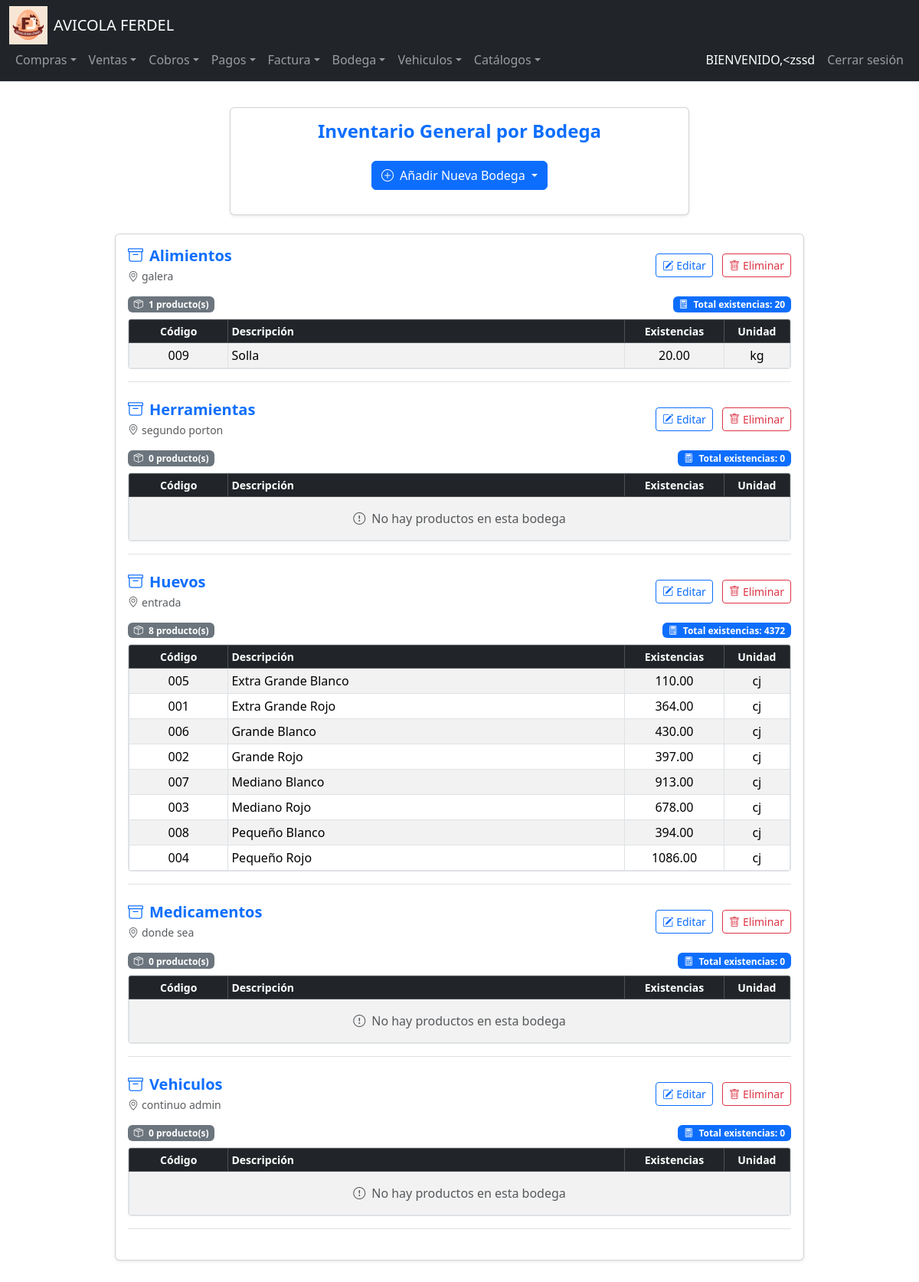
The app's page /bodega (signed in), older data.
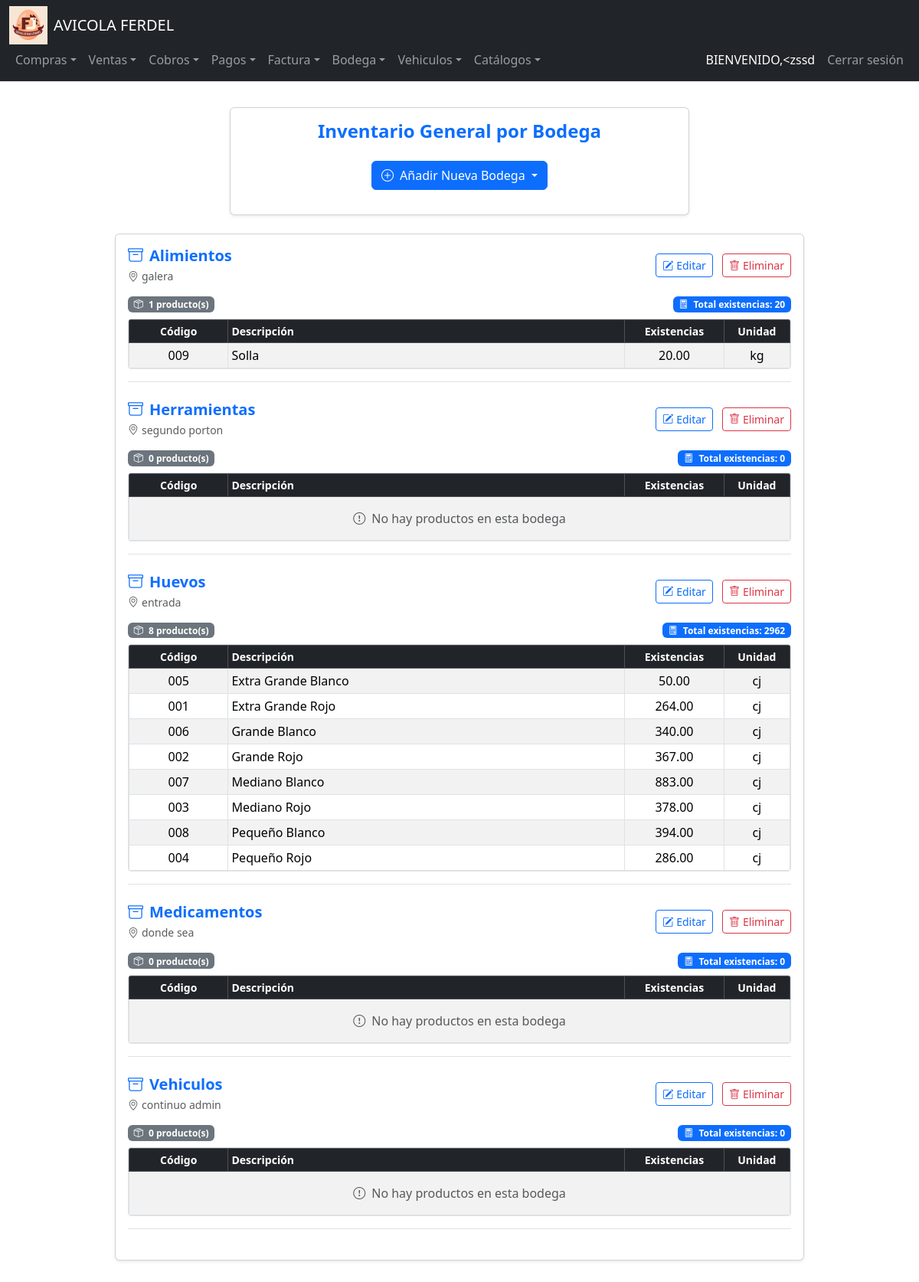
The same page, newer data.
### tables this page shows
CREATE TABLE Usuarios (
    ID_Usuario INTEGER PRIMARY KEY AUTOINCREMENT,
    NombreUsuario TEXT UNIQUE NOT NULL,
    ContrasenaHash TEXT NOT NULL,
    Rol_ID INTEGER,
    Estado INTEGER,
    Fecha_Creacion DATE,
    FOREIGN KEY (Rol_ID) REFERENCES Roles(ID_Rol)
);

CREATE TABLE Bodegas (
    ID_Bodega INTEGER PRIMARY KEY AUTOINCREMENT,
    Nombre TEXT NOT NULL,
    Ubicacion TEXT
);

CREATE TABLE Productos (
    ID_Producto INTEGER PRIMARY KEY AUTOINCREMENT,
    COD_Producto TEXT,
    Descripcion TEXT NOT NULL,
    Unidad_Medida INTEGER,
    Existencias NUMERIC DEFAULT 0,
    Estado INTEGER DEFAULT 1,
    Familia INTEGER,
    Costo_Promedio NUMERIC,
    IVA INTEGER DEFAULT 0,
    Tipo INTEGER,
    Precio_Venta NUMERIC,
    ID_Empresa INTEGER,
    Fecha_Creacion DATE DEFAULT CURRENT_DATE,
    Usuario_Creador INTEGER, Stock_Minimo NUMERIC DEFAULT 5,
    FOREIGN KEY (Unidad_Medida) REFERENCES Unidades_Medida(ID_Unidad),
    FOREIGN KEY (Familia) REFERENCES Familia(ID_Familia),
    FOREIGN KEY (Tipo) REFERENCES Tipo_Producto(ID_TipoProducto),
    FOREIGN KEY (ID_Empresa) REFERENCES Empresa(ID_Empresa)
);

CREATE TABLE Unidades_Medida (
    ID_Unidad INTEGER PRIMARY KEY AUTOINCREMENT,
    Descripcion TEXT NOT NULL,
    Abreviatura TEXT
);

### app.py (the view, shortened to what this page needs)
@app.route("/bodega", methods=["GET", "POST"])
@login_required
def ver_bodega():
    bodegas = db.execute("SELECT ID_Bodega, Nombre, Ubicacion FROM Bodegas ORDER BY Nombre")
    inventario_por_bodega = {}
    for bodega in bodegas:
        inventario = db.execute("""
            SELECT P.COD_Producto, P.Descripcion,
                   COALESCE(I.Existencias, 0) as Existencias,
                   U.Abreviatura
            FROM Inventario_Bodega I
            JOIN Productos P ON P.ID_Producto = I.ID_Producto
            LEFT JOIN Unidades_Medida U ON U.ID_Unidad = P.Unidad_Medida
            WHERE I.ID_Bodega = ?
            ORDER BY P.Descripcion
        """, bodega["ID_Bodega"])
        inventario_por_bodega[str(bodega["ID_Bodega"])] = inventario
    return render_template("bodega.html",
                         bodegas=bodegas,
                         inventario_por_bodega=inventario_por_bodega)

### app.py (called while the page is built)
@login_manager.user_loader
def load_user(user_id):
    user_data = db.execute("SELECT * FROM Usuarios WHERE ID_Usuario = ?", user_id)
    if len(user_data) == 1:
        return User(user_data[0]["ID_Usuario"], user_data[0]["NombreUsuario"])
    return None

@app.after_request
def after_request(response):
    response.headers["Cache-Control"] = "no-cache, no-store, must-revalidate"
    response.headers["Expires"] = 0
    response.headers["Pragma"] = "no-cache"
    return response

### Templates/bodega.html (shortened to what this page needs)
{% extends "layout.html" %}
{% block main %}
<div class="container my-5">
    <div class="card shadow-sm mb-4 mx-auto" style="max-width: 600px;">
        <div class="card-body">
            <h4 class="text-center text-primary fw-bold mb-4">Inventario General por Bodega</h4>
            <div class="dropdown text-center mb-3">
                <button class="btn btn-primary dropdown-toggle" type="button" id="dropdownBodegaButton" data-bs-toggle="dropdown" aria-expanded="false">
                    <i class="bi bi-plus-circle me-2"></i>Añadir Nueva Bodega
                </button>
            </div>
        </div>
    </div>
    <div class="card shadow-sm mx-auto" style="max-width: 900px;">
        <div class="card-body">
            {% if not bodegas %}
                <div class="alert alert-info">
                    <i class="bi bi-info-circle me-2"></i>No hay bodegas registradas.
                </div>
            {% else %}
                {% for bodega in bodegas %}
                    {% set bodega_id = bodega.ID_Bodega|string %}
                    {% set inventario_bodega = inventario_por_bodega.get(bodega_id, []) %}
                    <div class="mb-4 border-bottom pb-3">
                        <div class="d-flex justify-content-between align-items-center mb-3">
                            <div>
                                <h5 class="text-primary fw-bold mb-1">
                                    <i class="bi bi-archive me-2"></i>{{ bodega.Nombre }}
                                </h5>
                                <p class="text-muted small mb-0">
                                    <i class="bi bi-geo-alt me-1"></i>{{ bodega.Ubicacion or 'Sin ubicación registrada' }}
                                </p>
                            </div>
                            <div>
                                <button class="btn btn-sm btn-outline-primary me-2" data-bs-toggle="modal"
                                        data-bs-target="#editModal{{ bodega.ID_Bodega }}">
                                    <i class="bi bi-pencil-square me-1"></i>Editar
                                </button>
                                <button class="btn btn-sm btn-outline-danger" data-bs-toggle="modal"
                                        data-bs-target="#deleteModal{{ bodega.ID_Bodega }}">
                                    <i class="bi bi-trash me-1"></i>Eliminar
                                </button>
                            </div>
                        </div>
                        <div class="d-flex justify-content-between align-items-center mb-2">
                            <span class="badge bg-secondary">
                                <i class="bi bi-box-seam me-1"></i>
                                {{ inventario_bodega|length }} producto(s)
                            </span>
                            <span class="badge bg-primary">
                                <i class="bi bi-calculator me-1"></i>
                                Total existencias: {{ inventario_bodega | sum(attribute='Existencias') | default(0, true) | round(2) }}
                            </span>
                        </div>
                        <div class="table-responsive" style="max-height: 320px;">
                            <table class="table table-sm table-striped table-hover table-bordered align-middle text-center mb-0">
                                <thead class="table-dark sticky-top small">
                                    <tr>
                                        <th width="15%">Código</th>
                                        <th class="text-start">Descripción</th>
                                        <th width="15%">Existencias</th>
                                        <th width="10%">Unidad</th>
                                    </tr>
                                </thead>
                                <tbody>
                                    {% if inventario_bodega %}
                                        {% for prod in inventario_bodega %}
                                            <tr class="{% if prod.Existencias < 10 %}table-warning{% endif %}">
                                                <td>{{ prod.COD_Producto or 'N/A' }}</td>
                                                <td class="text-start">{{ prod.Descripcion or 'Sin descripción' }}</td>
                                                <td>{{ "%.2f"|format(prod.Existencias|default(0)) }}</td>
                                                <td>{{ prod.Abreviatura or '--' }}</td>
                                            </tr>
                                        {% endfor %}
                                    {% else %}
                                        <tr>
                                            <td colspan="4" class="text-muted py-3">
                                                <i class="bi bi-exclamation-circle me-2"></i>No hay productos en esta bodega
                                            </td>
                                        </tr>
                                    {% endif %}
                                </tbody>
                            </table>
                        </div>
                    </div>
                {% endfor %}
            {% endif %}
        </div>
    </div>
</div>
{% endblock %}

### Templates/layout.html (shortened to what this page needs)
<!DOCTYPE html>
<html lang="es">
<head>
    <link href="https://cdn.jsdelivr.net/npm/bootstrap@5.3.3/dist/css/bootstrap.min.css" rel="stylesheet"
>
    <link rel="stylesheet" href="https://cdn.jsdelivr.net/npm/bootstrap-icons@1.11.1/font/bootstrap-icons.css">
    <link rel="stylesheet" href="{{ url_for('static', filename='styles.css') }}">
</head>
<body>
    <nav class="navbar navbar-expand-lg navbar-dark bg-dark border-bottom fixed-top">
        <div class="container-fluid">
            <div class="navbar-container">
                <div class="navbar-brand-container">
                    <img src="{{ url_for('static', filename='logoFerdel_web.png') }}"
                         alt="Logo de Ferdel"
                         width="50"
                         height="50"
                         class="img-fluid d-none d-sm-block">
                    <a class="navbar-brand" href="/">AVICOLA FERDEL</a>
                </div>
                <div class="collapse navbar-collapse navbar-menu" id="navbarNav">
                    {% if current_user.is_authenticated %}
                    <ul class="navbar-nav me-auto">
                        <li class="nav-item dropdown">
                            <a class="nav-link dropdown-toggle" href="#" id="comprasDropdown" role="button"
                               data-bs-toggle="dropdown" aria-expanded="false">
                                <span>Compras</span>
                            </a>
                        </li>
                        <li class="nav-item dropdown">
                            <a class="nav-link dropdown-toggle" href="#" id="ventasDropdown" role="button"
                               data-bs-toggle="dropdown" aria-expanded="false">
                                <span>Ventas</span>
                            </a>
                        </li>
                        <li class="nav-item dropdown">
                            <a class="nav-link dropdown-toggle" href="#" id="cobrosDropdown" role="button"
                               data-bs-toggle="dropdown" aria-expanded="false">
                                <span>Cobros</span>
                            </a>
                        </li>
                        <li class="nav-item dropdown">
                            <a class="nav-link dropdown-toggle" href="#" id="pagosDropdown" role="button"
                               data-bs-toggle="dropdown" aria-expanded="false">
                                <span>Pagos</span>
                            </a>
                        </li>
                        <li class="nav-item dropdown">
                            <a class="nav-link dropdown-toggle" href="#" id="facturaDropdown" role="button"
                               data-bs-toggle="dropdown" aria-expanded="false">
                                <span>Factura</span>
                            </a>
                        </li>
                        <li class="nav-item dropdown">
                            <a class="nav-link dropdown-toggle" href="#" id="bodegaDropdown" role="button"
                               data-bs-toggle="dropdown" aria-expanded="false">
                                <span>Bodega</span>
                            </a>
                        </li>
                        <li class="nav-item dropdown">
                            <a class="nav-link dropdown-toggle" href="#" id="vehiculosDropdown" role="button"
                               data-bs-toggle="dropdown" aria-expanded="false">
                                <span>Vehiculos</span>
                            </a>
                        </li>
                        <li class="nav-item dropdown">
                            <a class="nav-link dropdown-toggle" href="#" id="CatalogosDropdown" role="button"
                               data-bs-toggle="dropdown" aria-expanded="false">
                                <span>Catálogos</span>
                            </a>
                        </li>
                    </ul>
                    <ul class="navbar-nav">
                        <li class="nav-item">
                            <span class="nav-link text-white">
                                <span class="d-none d-md-inline">BIENVENIDO, </span>
                                {{ current_user.username }}
                            </span>
                        </li>
                        <li class="nav-item">
                            <a class="nav-link" href="/logout">
                                <span class="d-none d-sm-inline">Cerrar sesión</span>
                            </a>
                        </li>
                    </ul>
                    {% endif %}
                </div>
            </div>
        </div>
    </nav>
    <main class="container-fluid py-3">
        <div class="row justify-content-center">
            <div class="col-12 col-xxl-10">
                {% block main %}
                {% endblock %}
            </div>
        </div>
    </main>
</body>
</html>

### static/styles.css (style rules this page uses)
:root { --navbar-height-lg: 80px; --navbar-height-sm: 100px; --mobile-breakpoint: 576px; --tablet-breakpoint: 768px; --desktop-breakpoint: 992px; --navbar-bg: #212529; --dropdown-bg: rgba(52, 58, 64, 0.95); }
body { min-height: 100vh; display: flex; flex-direction: column; font-size: 1rem; }
main { padding-top: var(--navbar-height-lg); flex: 1; }
.navbar { height: auto; min-height: var(--navbar-height-lg); }
.navbar-container { display: flex; flex-wrap: wrap; align-items: center; justify-content: space-between; width: 100%; }
.navbar-brand-container { display: flex; align-items: center; flex-shrink: 0; }
.navbar-brand { white-space: nowrap; overflow: hidden; text-overflow: ellipsis; max-width: 200px; margin-left: 0.5rem; }
.navbar-menu { flex-grow: 1; display: flex; justify-content: space-between; }
.dropdown-item, .nav-link { padding: 0.5rem 1rem; display: flex; align-items: center; }
.navbar-collapse { transition: all 0.3s ease; }
.dropdown-toggle::after { display: inline-block; margin-left: 0.255em; vertical-align: 0.255em; content: ""; border-top: 0.3em solid; border-right: 0.3em solid transparent; border-bottom: 0; border-left: 0.3em solid transparent; }

### Templates/layout.html (style rules this page uses)
:root { --navbar-height: 56px; }
body { padding-top: calc(var(--navbar-height) + 20px); min-height: 100vh; display: flex; flex-direction: column; }
.fixed-top { position: fixed; top: 0; right: 0; left: 0; z-index: 1030; }
main { flex: 1; padding-top: 1rem; }

### Templates/bodega.html (style rules this page uses)
.table th { white-space: nowrap; }
.table-responsive { border-radius: 0.25rem; border: 1px solid #dee2e6; }

Row changes from the older to the newer data that the page shows:
computed for Bodegas "Huevos": inventario_bodega "4372" → "2962"
changed Productos "Extra Grande Blanco": Existencias "110.00" → "50.00"
changed Productos "Extra Grande Rojo": Existencias "364.00" → "264.00"
changed Productos "Grande Blanco": Existencias "430.00" → "340.00"
changed Productos "Grande Rojo": Existencias "397.00" → "367.00"
changed Productos "Mediano Blanco": Existencias "913.00" → "883.00"
changed Productos "Mediano Rojo": Existencias "678.00" → "378.00"
changed Productos "Pequeño Rojo": Existencias "1086.00" → "286.00"
